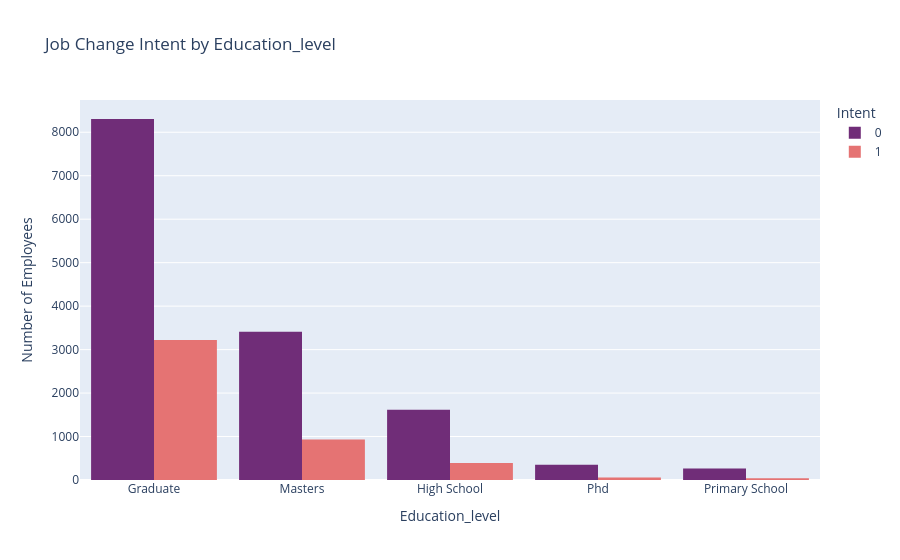
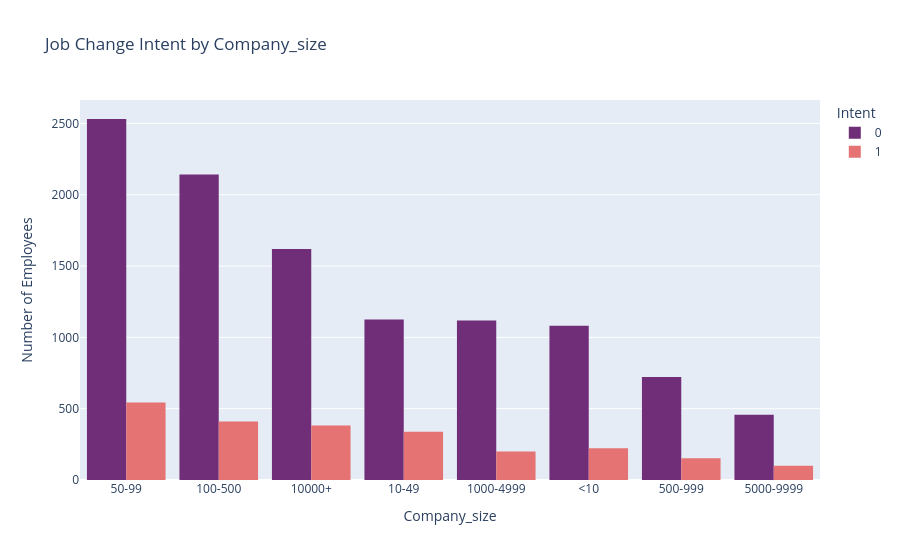
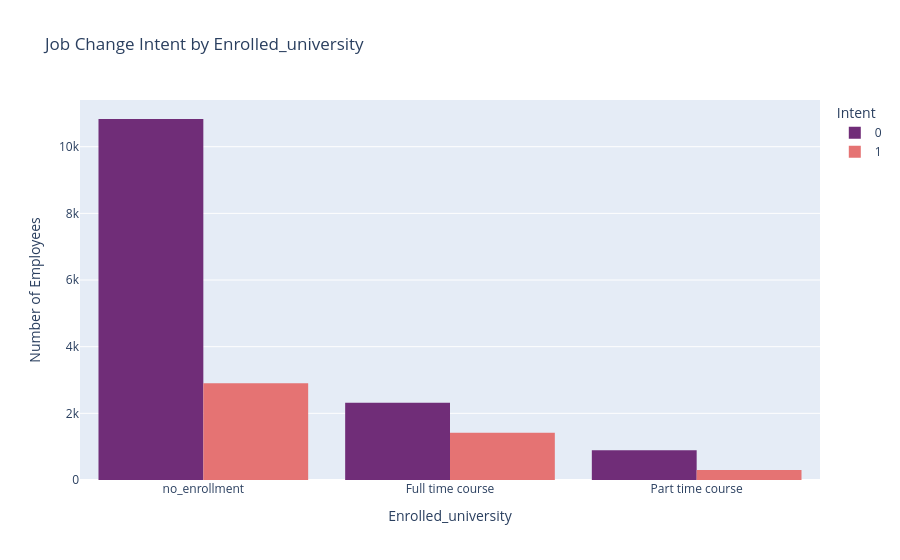

The notebook cell these images were saved under, in order:
### Code cell
for col in categorical_target_features:
    px.histogram(
        df,
        x= col,
        color='Target',
        barmode='group',
        category_orders= {
                        col: df[col].value_counts().index.tolist(),
                       'Target': [0, 1]

    },
        title=f'Job Change Intent by {col}',
        color_discrete_map={
             0: '#702D78',
             1: '#E57373'
        },
        labels={
            'col': 'col',
            'Target': 'Intent'
        }
    ).update_layout(
        xaxis_title= col,
        yaxis_title='Number of Employees',
        legend_title= 'Intent',
         bargap=0.15, 

    ).show()

### Figure 1 — Plotly figure (JSON) as saved in the notebook; plotly's stock layout.template omitted (floating-point values rounded to 4 significant figures; data arrays with more than 128 entries replaced by an {"elided": "..."} marker saying what was removed)
{"data": [{"alignmentgroup": "True", "bingroup": "x", "hovertemplate": "Intent=0<br>Education_level=%{x}<br>count=%{y}<extra></extra>", "legendgroup": "0", "marker": {"color": "#702D78", "pattern": {"shape": ""}}, "name": "0", "offsetgroup": "0", "orientation": "v", "showlegend": true, "type": "histogram", "x": {"elided": "14302 str values"}, "xaxis": "x", "yaxis": "y"}, {"alignmentgroup": "True", "bingroup": "x", "hovertemplate": "Intent=1<br>Education_level=%{x}<br>count=%{y}<extra></extra>", "legendgroup": "1", "marker": {"color": "#E57373", "pattern": {"shape": ""}}, "name": "1", "offsetgroup": "1", "orientation": "v", "showlegend": true, "type": "histogram", "x": {"elided": "4742 str values"}, "xaxis": "x", "yaxis": "y"}], "layout": {"bargap": 0.15, "barmode": "group", "legend": {"title": {"text": "Intent"}, "tracegroupgap": 0}, "title": {"text": "Job Change Intent by Education_level"}, "xaxis": {"anchor": "y", "categoryarray": ["Graduate", "Masters", "High School", "Phd", "Primary School"], "categoryorder": "array", "domain": [0, 1], "title": {"text": "Education_level"}}, "yaxis": {"anchor": "x", "domain": [0, 1], "title": {"text": "Number of Employees"}}}}

### Figure 2 — Plotly figure (JSON) as saved in the notebook; plotly's stock layout.template omitted (floating-point values rounded to 4 significant figures; data arrays with more than 128 entries replaced by an {"elided": "..."} marker saying what was removed)
{"data": [{"alignmentgroup": "True", "bingroup": "x", "hovertemplate": "Intent=0<br>Company_size=%{x}<br>count=%{y}<extra></extra>", "legendgroup": "0", "marker": {"color": "#702D78", "pattern": {"shape": ""}}, "name": "0", "offsetgroup": "0", "orientation": "v", "showlegend": true, "type": "histogram", "x": {"elided": "14302 str values"}, "xaxis": "x", "yaxis": "y"}, {"alignmentgroup": "True", "bingroup": "x", "hovertemplate": "Intent=1<br>Company_size=%{x}<br>count=%{y}<extra></extra>", "legendgroup": "1", "marker": {"color": "#E57373", "pattern": {"shape": ""}}, "name": "1", "offsetgroup": "1", "orientation": "v", "showlegend": true, "type": "histogram", "x": {"elided": "4742 str values"}, "xaxis": "x", "yaxis": "y"}], "layout": {"bargap": 0.15, "barmode": "group", "legend": {"title": {"text": "Intent"}, "tracegroupgap": 0}, "title": {"text": "Job Change Intent by Company_size"}, "xaxis": {"anchor": "y", "categoryarray": ["50-99", "100-500", "10000+", "10-49", "1000-4999", "<10", "500-999", "5000-9999"], "categoryorder": "array", "domain": [0, 1], "title": {"text": "Company_size"}}, "yaxis": {"anchor": "x", "domain": [0, 1], "title": {"text": "Number of Employees"}}}}

### Figure 3 — Plotly figure (JSON) as saved in the notebook; plotly's stock layout.template omitted (floating-point values rounded to 4 significant figures; data arrays with more than 128 entries replaced by an {"elided": "..."} marker saying what was removed)
{"data": [{"alignmentgroup": "True", "bingroup": "x", "hovertemplate": "Intent=0<br>Enrolled_university=%{x}<br>count=%{y}<extra></extra>", "legendgroup": "0", "marker": {"color": "#702D78", "pattern": {"shape": ""}}, "name": "0", "offsetgroup": "0", "orientation": "v", "showlegend": true, "type": "histogram", "x": {"elided": "14302 str values"}, "xaxis": "x", "yaxis": "y"}, {"alignmentgroup": "True", "bingroup": "x", "hovertemplate": "Intent=1<br>Enrolled_university=%{x}<br>count=%{y}<extra></extra>", "legendgroup": "1", "marker": {"color": "#E57373", "pattern": {"shape": ""}}, "name": "1", "offsetgroup": "1", "orientation": "v", "showlegend": true, "type": "histogram", "x": {"elided": "4742 str values"}, "xaxis": "x", "yaxis": "y"}], "layout": {"bargap": 0.15, "barmode": "group", "legend": {"title": {"text": "Intent"}, "tracegroupgap": 0}, "title": {"text": "Job Change Intent by Enrolled_university"}, "xaxis": {"anchor": "y", "categoryarray": ["no_enrollment", "Full time course", "Part time course"], "categoryorder": "array", "domain": [0, 1], "title": {"text": "Enrolled_university"}}, "yaxis": {"anchor": "x", "domain": [0, 1], "title": {"text": "Number of Employees"}}}}
